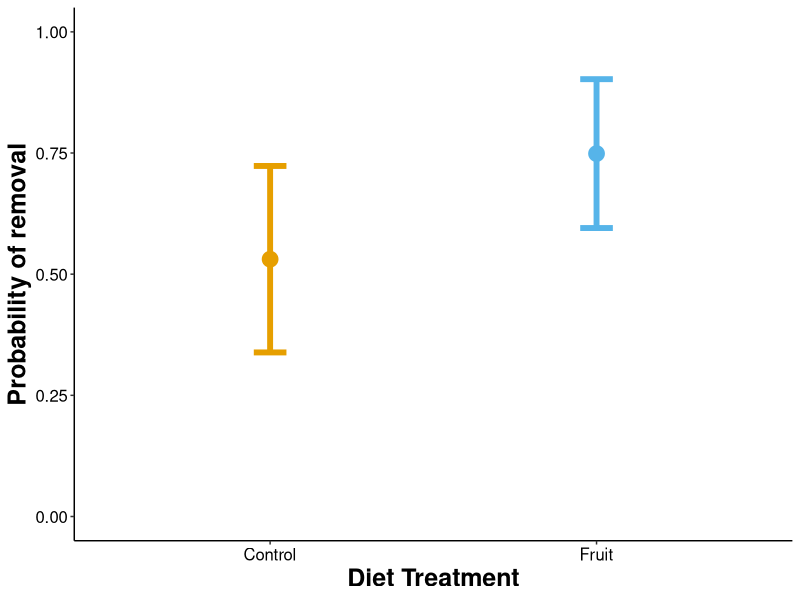
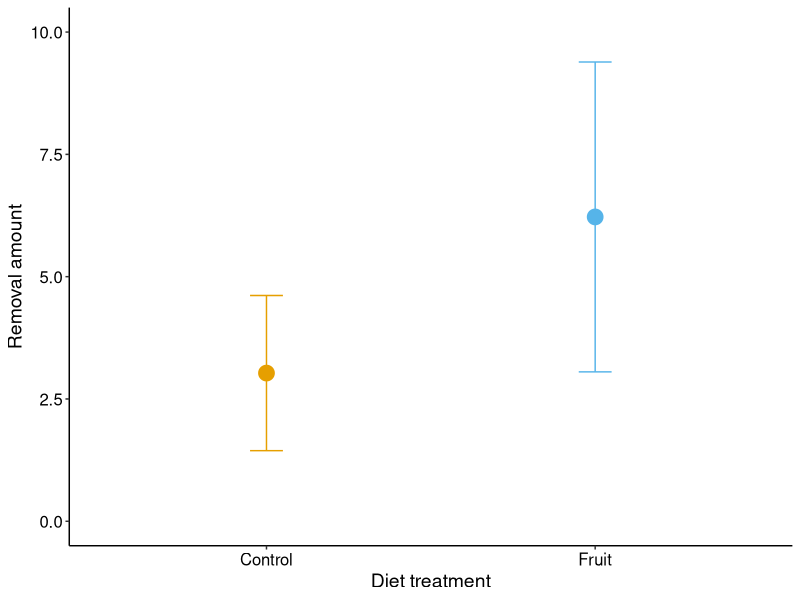
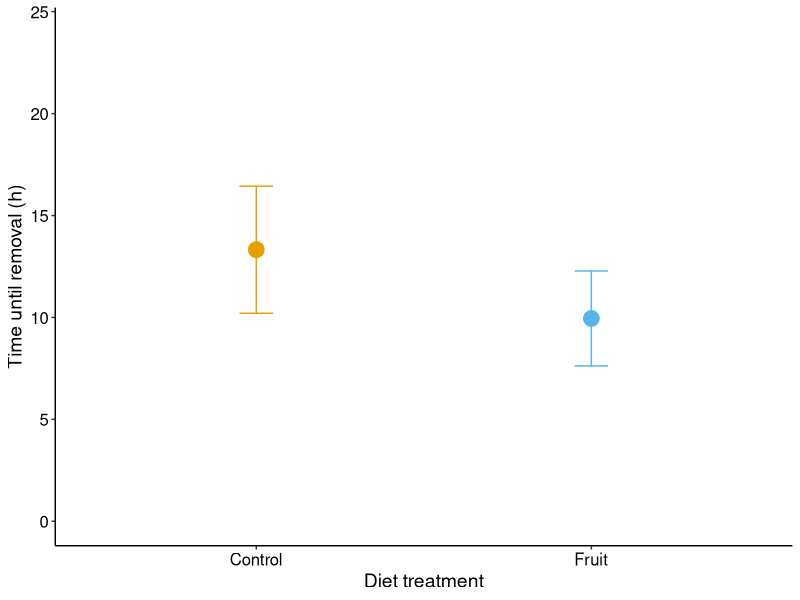
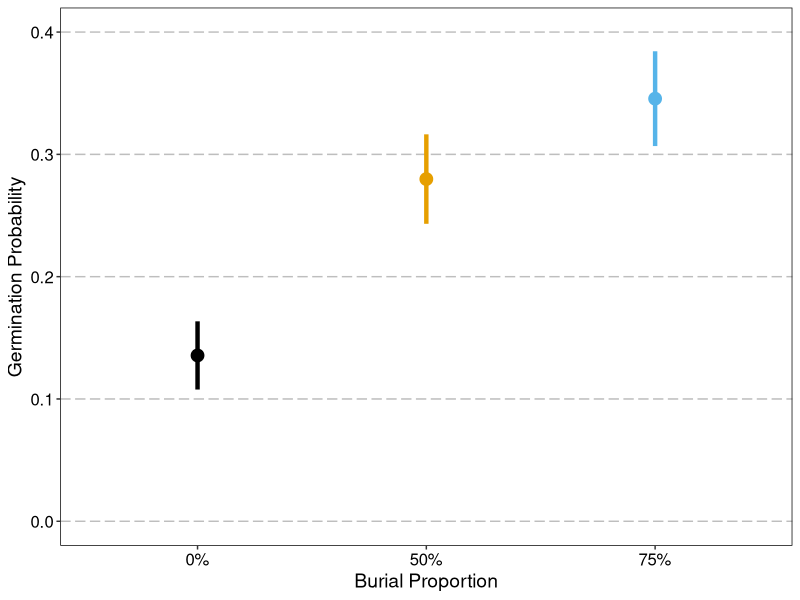
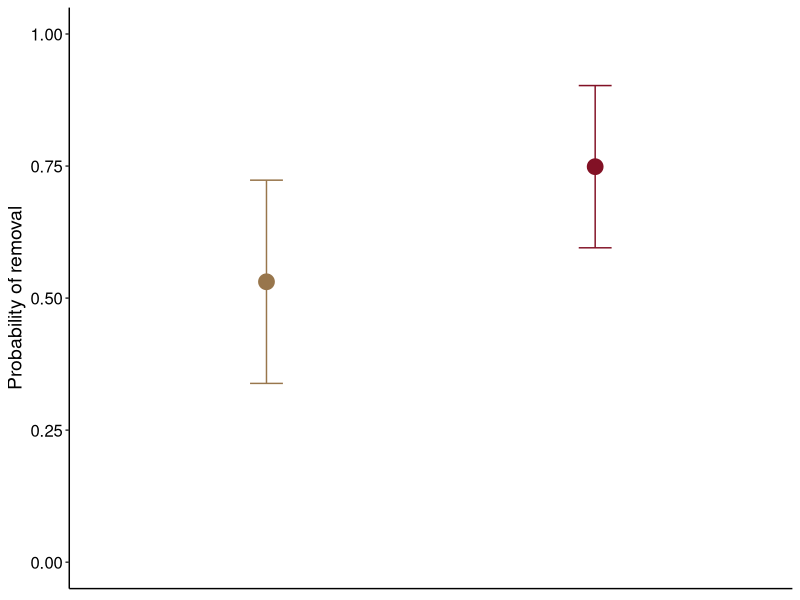
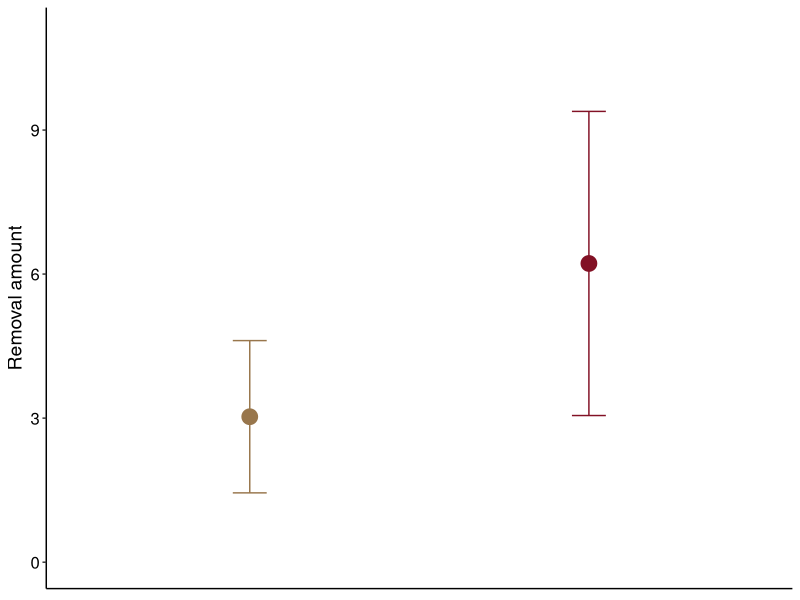
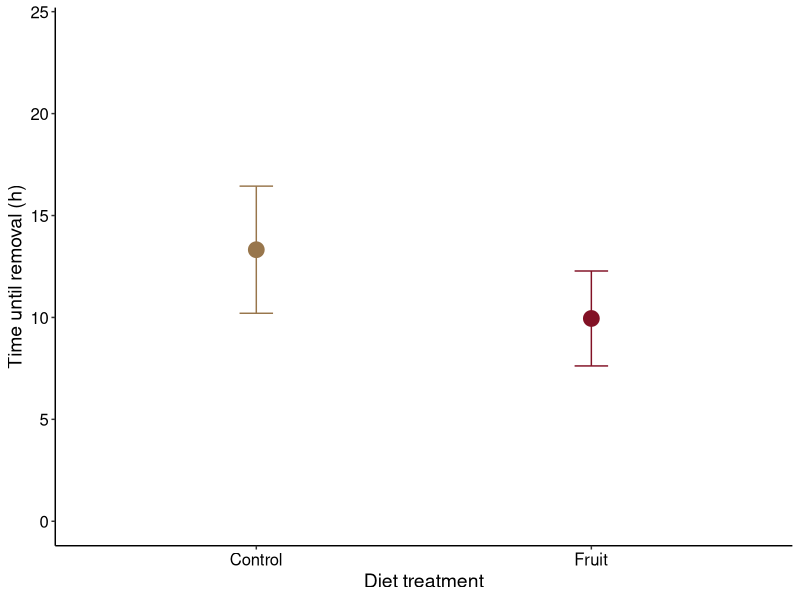
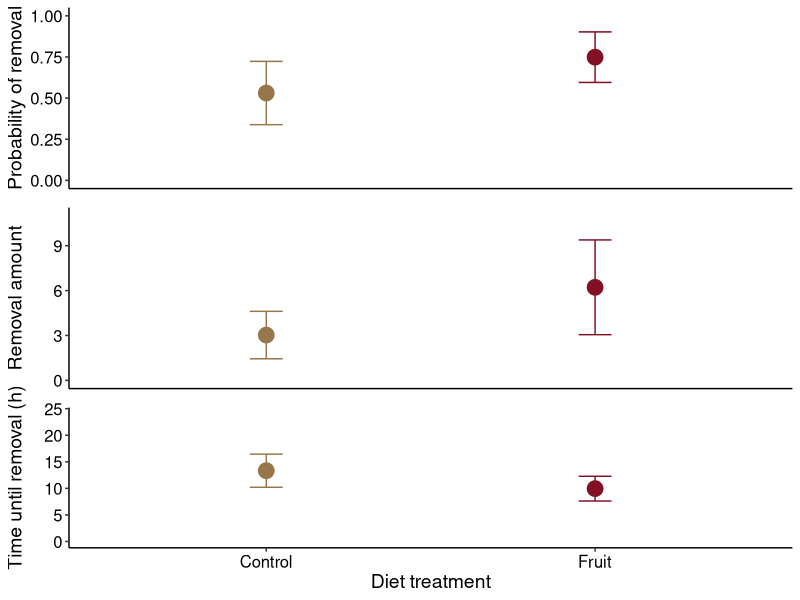

The R script that drew these images, in order:
#### SET UP WORKSPACE ####

library(tidyverse)
library(cowplot)

#### REMOVAL EVENT ####

rem.ev <- read_csv("02_Clean_Data/remev_mod.csv")

rem.ev$Streatment[rem.ev$Streatment=="FRUIT"]<-"Fruit"
rem.ev$Streatment[rem.ev$Streatment=="CONTROL"]<-"Control"

names(rem.ev)

ggplot(data=rem.ev)+
  geom_point(aes(x = Streatment,
                 y = prob,
                 color = Streatment),
             size = 5)+
  geom_errorbar(aes(x = Streatment,
                    y = prob,
                    ymin = (prob - (1.96*SE)), 
                    ymax = (prob + (1.96*SE)),
                    color=Streatment,
                    width = .1),
                size = 2,
                position = position_dodge(width=0.4))+
  scale_color_manual(values=c("#E69F00", "#56B4E9"))+
  scale_y_continuous(limits = c(0, 1.0))+
  labs(x = "Diet Treatment", 
       y = "Probability of removal", 
       color = NULL)+
  theme(legend.position = "none",
        panel.background = element_rect(fill="white"),
        axis.line = element_line(colour = "black"),
        axis.text.y = element_text(color = "black",
                                   size = 12),
        axis.title.y = element_text(size = 18,
                                    face = "bold"),
        axis.title.x = element_text(size = 18,
                                    face="bold"),
        axis.text.x = element_text(color = "black",
                                   size = 12))

ggsave("05_Figures/ProbRem2.jpg", height = 5, width = 8)

#### REMOVAL AMOUNT ####

remno <- read_csv("02_Clean_Data/remno_mod.csv")

remno$Streatment[remno$Streatment=="FRUIT"]<-"Fruit"
remno$Streatment[remno$Streatment=="CONTROL"]<-"Control"

ggplot(data=remno)+
  geom_point(aes(x = Streatment,
                 y = response,
                 color = Streatment),
             size = 5)+
  geom_errorbar(aes(x = Streatment,
                    y = response,
                    ymin = (response - (1.96*SE)), 
                    ymax = (response + (1.96*SE)),
                    color=Streatment,
                    width = .1),
                position = position_dodge(width=0.4))+
  scale_y_continuous(limits = c(0, 10))+
  scale_color_manual(values=c("#E69F00", "#56B4E9"))+
  labs(x = "Diet treatment", 
       y = "Removal amount", 
       color = NULL)+
  theme(legend.position = "none",
        panel.background = element_rect(fill="white"),
        axis.line = element_line(colour = "black"),
        axis.text.y = element_text(color = "black",
                                   size = 12),
        axis.text.x = element_text(color = "black",
                                   size = 12),
        axis.title = element_text(size = 14))


#### LATENCY ####

lat <- read_csv("02_Clean_Data/lat_mod.csv")

lat$Streatment[lat$Streatment=="FRUIT"]<-"Fruit"
lat$Streatment[lat$Streatment=="CONTROL"]<-"Control"

ggplot(data=lat)+
  geom_point(aes(x = Streatment,
                 y = response,
                 color = Streatment),
             size = 5)+
  geom_errorbar(aes(x = Streatment,
                    y = response,
                    ymin = (response - (1.96*SE)), 
                    ymax = (response + (1.96*SE)),
                    color=Streatment,
                    width = .1),
                position = position_dodge(width=0.4))+
  scale_y_continuous(limits = c(0, 24))+
  scale_color_manual(values=c("#E69F00", "#56B4E9"))+
  labs(x = "Diet treatment", 
       y = "Time until removal (h)", 
       color = NULL)+
  theme(legend.position = "none",
        panel.background = element_rect(fill="white"),
        axis.line = element_line(colour = "black"),
        axis.text.y = element_text(color = "black",
                                   size = 12),
        axis.text.x = element_text(color = "black",
                                   size = 12),
        axis.title = element_text(size = 14))

#### GERMINATION RATE ####

germ.rates <- read_csv("02_Clean_Data/model_avg.csv")

germ.rates[germ.rates == "75% burial"] <- "75%"
germ.rates[germ.rates == "50% burial"] <- "50%"
germ.rates[germ.rates == "No burial"] <- "0%"

ggplot(data = germ.rates)+
  geom_point(aes(x=Treatment,
                 y=p,
                 color=Treatment),
             size=4) +
  geom_errorbar(aes(x=Treatment,
                y=p,
                ymin = lcl ,
                ymax = ucl,
                color=Treatment),
                width=0,
                linewidth=1.5)+
  scale_y_continuous(limits = c(0,0.4))+
  labs(x="Burial Proportion",
       y="Germination Probability",
       color=NULL)+
  scale_color_manual(values=c("black", "#E69F00", "#56B4E9"))+
  theme(legend.position = "none",
        panel.background = element_rect(fill ="white"),
        panel.border = element_rect(color="black", fill = NA),
        axis.text.y = element_text(color = "black",
                                   size = 12),
        axis.text.x = element_text(color = "black",
                                   size = 12),
        panel.grid.major.y = element_line(color="gray",
                                          linetype = "longdash"),
        panel.grid.major.x = element_blank(),
        axis.title = element_text(size = 14),
        )

#### Cowplot ####

p1 <- ggplot(data=rem.ev)+
  geom_point(aes(x = Streatment,
                 y = prob,
                 color = Streatment),
             size = 5)+
  geom_errorbar(aes(x = Streatment,
                    y = prob,
                    ymin = (prob - (1.96*SE)), 
                    ymax = (prob + (1.96*SE)),
                    color=Streatment,
                    width = .1),
                position = position_dodge(width=0.4))+
  scale_color_manual(values=c("#98764c", "#821125"))+
  scale_y_continuous(limits = c(0, 1.0))+
  labs(x = NULL, 
       y = "Probability of removal", 
       color = NULL)+
  theme(legend.position = "none",
        panel.background = element_rect(fill="white"),
        axis.line = element_line(colour = "black"),
        axis.text.y = element_text(color = "black",
                                   size = 12),
        axis.title.y = element_text(size = 14),
        axis.title.x=element_blank(),
        axis.text.x=element_blank(),
        axis.ticks.x=element_blank())

p1

#

p2 <- ggplot(data=remno)+
  geom_point(aes(x = Streatment,
                 y = response,
                 color = Streatment),
             size = 5)+
  geom_errorbar(aes(x = Streatment,
                    y = response,
                    ymin = (response - (1.96*SE)), 
                    ymax = (response + (1.96*SE)),
                    color=Streatment,
                    width = .1),
                position = position_dodge(width=0.4))+
  scale_y_continuous(limits = c(0, 11))+
  scale_color_manual(values=c("#98764c", "#821125"))+
  labs(x = "Diet treatment", 
       y = "Removal amount", 
       color = NULL)+
  theme(legend.position = "none",
        panel.background = element_rect(fill="white"),
        axis.line = element_line(colour = "black"),
        axis.text.y = element_text(color = "black",
                                   size = 12),
        axis.title.x=element_blank(),
        axis.text.x=element_blank(),
        axis.ticks.x=element_blank(),
        axis.title = element_text(size = 14))   

p2

#

p3 <- ggplot(data=lat)+
  geom_point(aes(x = Streatment,
                 y = response,
                 color = Streatment),
             size = 5)+
  geom_errorbar(aes(x = Streatment,
                    y = response,
                    ymin = (response - (1.96*SE)), 
                    ymax = (response + (1.96*SE)),
                    color=Streatment,
                    width = .1),
                position = position_dodge(width=0.4))+
  scale_y_continuous(limits = c(0, 24))+
  scale_color_manual(values=c("#98764c", "#821125"))+
  labs(x = "Diet treatment", 
       y = "Time until removal (h)", 
       color = NULL)+
  theme(legend.position = "none",
        panel.background = element_rect(fill="white"),
        axis.line = element_line(colour = "black"),
        axis.text.y = element_text(color = "black",
                                   size = 12),
        axis.text.x = element_text(color = "black",
                                   size = 12),
        axis.title = element_text(size = 14))
p3

## Gridded

g1 <- plot_grid(p1, p2,p3, ncol=1, align="v")
g1

ggsave("test.jpg", height=10, width=5)
